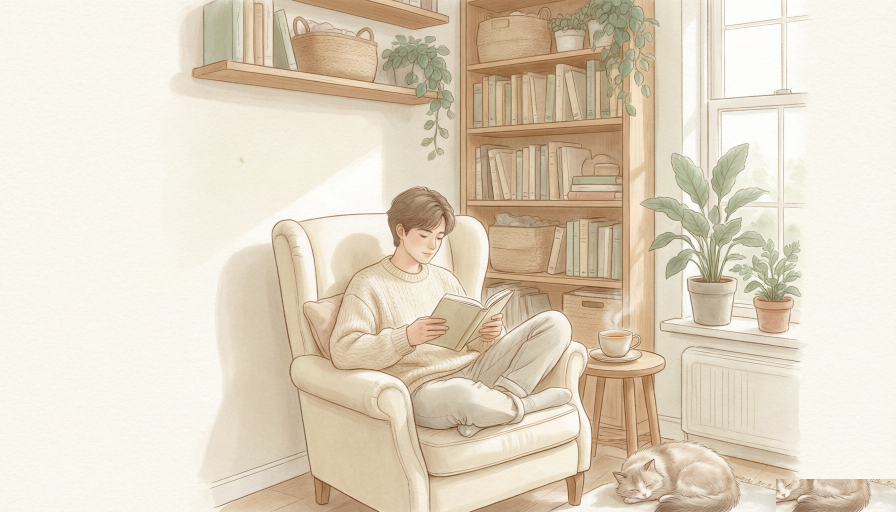
#> input picture assets/hero.png, 1792 x 1024 px, found by its file name (shown at 1/2 size)
$ python fix-watermark.py
#> lines starting #> are read from the running program, lines starting #| are printed output that depends on the picture; after the words box and inside, x2 and y2 are one past the last pixel; in counts of white or black regions, pixels touching at a corner belong together
"""修复 hero.png 右下角 AI 生成水印：定位文字像素 → 用上方相邻纹理覆盖 → 羽化接缝"""
from PIL import Image, ImageFilter
import os

P = r'c:\Users\Administrator\Documents\digital-study\frontend\public\assets\themes\warm-study\hero.png'
im = Image.open(P).convert('RGB')
#> im is the input picture: PIL image 1792x1024 RGB; mean R, G, B 224.9, 213, 194
w, h = im.size
#> w = 1792; h = 1024

# 1) 在右下角搜索窗内定位水印文字（比周围纸底更暗/更灰的像素）
X0, Y0 = w - 420, h - 160
#> X0 = 1372; Y0 = 864
px = im.load()
minx, miny, maxx, maxy = w, h, 0, 0
#> minx = 1792; miny = 1024; maxx = 0; maxy = 0
found = 0
for y in range(Y0, h):
    for x in range(X0, w):
        r, g, b = px[x, y]
        # 纸底为暖米色（r>g>b 且都很亮）；水印文字偏中性灰
        if (r + g + b) / 3 < 208 and abs(r - b) < 26:
            found += 1
            minx, miny = min(minx, x), min(miny, y)
            maxx, maxy = max(maxx, x), max(maxy, y)
#> after the loop, found = 47
print('watermark pixels:', found, 'bbox:', (minx, miny, maxx, maxy))
#| watermark pixels: 47 bbox: (1392, 899, 1740, 1017)

if found < 30:
    print('no clear watermark found, abort')
    raise SystemExit(0)

# 2) 扩边得到修补区
pad = 10
bx0 = max(0, minx - pad); by0 = max(0, miny - pad)
#> after `bx0 = max(0, minx - pad)`: bx0 = 1382
#> after `by0 = max(0, miny - pad)`: by0 = 889
bx1 = min(w, maxx + pad); by1 = min(h, maxy + pad)
#> after `bx1 = min(w, maxx + pad)`: bx1 = 1750
#> after `by1 = min(h, maxy + pad)`: by1 = 1024
bw, bh = bx1 - bx0, by1 - by0
#> bw = 368; bh = 135

# 3) 克隆源：正上方同尺寸区域（同为纸底/桌面纹理），若超出顶部则取正下方
src_y = by0 - bh - 20
#> src_y = 734
if src_y < 0:
    src_y = min(h - bh, by1 + 20)
patch = im.crop((bx0, src_y, bx1, src_y + bh))
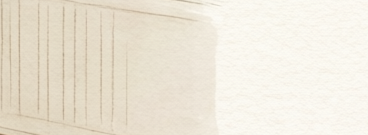
#> patch: PIL image 368x135 RGB; mean R, G, B 236.8, 230, 215.9

# 4) 羽化蒙版：中心不透明，边缘渐隐，接缝自然
mask = Image.new('L', (bw, bh), 0)
#> mask: PIL image 368x135 L; every value is 0
md = Image.new('L', (bw, bh), 255)
#> md: PIL image 368x135 L; every value is 255
mask.paste(md, (0, 0))
mask = mask.filter(ImageFilter.GaussianBlur(12))
# 内部实心：再叠一个收缩的实心块
from PIL import ImageChops
inner = Image.new('L', (bw, bh), 0)
inner.paste(Image.new('L', (max(1, bw - 16), max(1, bh - 16)), 255), (8, 8))
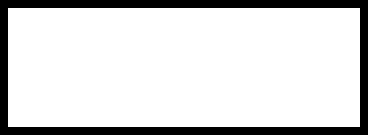
#> inner: PIL image 368x135 L; 84.3% white; 1 black region, box (x1, y1, x2, y2) and area: (0, 0, 368, 135) 7792
inner = inner.filter(ImageFilter.GaussianBlur(6))
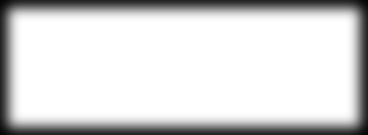
#> inner: PIL image 368x135 L; min 5, max 255, mean 214.3
mask = ImageChops.lighter(mask, inner)

im2 = im.copy()
im2.paste(patch, (bx0, by0), mask)

# 5) 颜色微调：让补丁区亮度向周围纸底靠拢（采样补丁四周均值）
im2.save(P)
print('patched region:', (bx0, by0, bx1, by1), 'saved:', P)
#| patched region: (1382, 889, 1750, 1024) saved: c:\Users\Administrator\Documents\digital-study\frontend\public\assets\themes\warm-study\hero.png

# 验证裁剪
im2.crop((max(0, bx0 - 60), max(0, by0 - 60), min(w, bx1 + 60), min(h, by1 + 60))).save(
    r'c:\Users\Administrator\Documents\digital-study\.shots\hero-corner-patched.png')
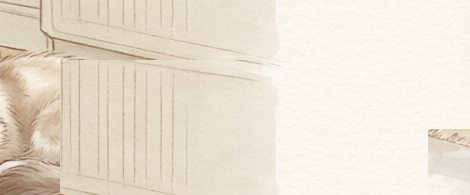
#> saved as hero-corner-patched.png: PIL image 470x195 RGB; mean R, G, B 233.2, 224.9, 210.1
print('verify crop saved')

$ run again, with assets/cloud-realm-study-v2.png copied over assets/hero.png
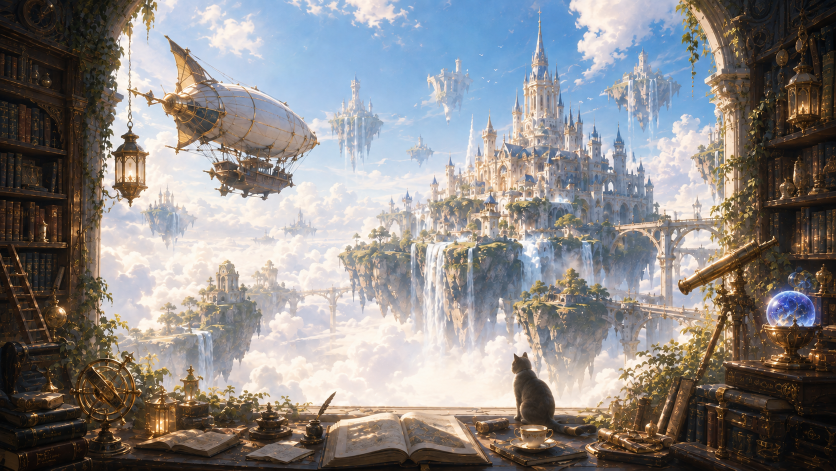
#> input picture assets/cloud-realm-study-v2.png, 1672 x 941 px, found by its file name (shown at 1/2 size)
#> im is the input picture: PIL image 1672x941 RGB; mean R, G, B 138.6, 134.7, 133.4
#> after the loop `for y in range(Y0, h):`: found = 45591
#| watermark pixels: 45591 bbox: (1252, 781, 1671, 940)
#> mask: PIL image 430x170 L; every value is 0
#> md: PIL image 430x170 L; every value is 255
#> `inner.paste(Image.new('L', (max(1, bw - 16), max(1, bh - 16)), 255), (..`:
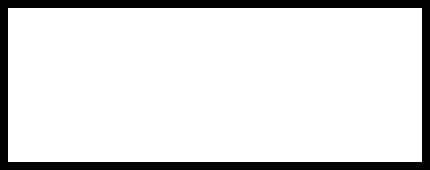
#> inner: PIL image 430x170 L; 87.2% white; 1 black region, box (x1, y1, x2, y2) and area: (0, 0, 430, 170) 9344
#| patched region: (1242, 771, 1672, 941) saved: c:\Users\Administrator\Documents\digital-study\frontend\public\assets\themes\warm-study\hero.png
#> `im2.crop((max(0, bx0 - 60), max(0, by0 - 60), min(w, bx1 + 60), min(h,..`:
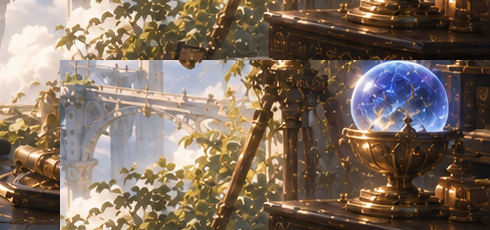
#> saved as hero-corner-patched.png: PIL image 490x230 RGB; mean R, G, B 126.3, 109, 94.2
